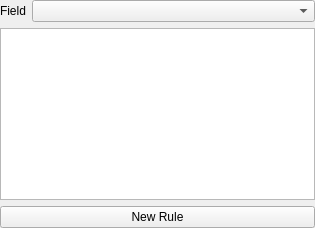
<?xml version="1.0" encoding="UTF-8"?>
<ui version="4.0">
 <class>QgsFieldConditionalWidget</class>
 <widget class="QWidget" name="QgsFieldConditionalWidget">
  <property name="geometry">
   <rect>
    <x>0</x>
    <y>0</y>
    <width>297</width>
    <height>228</height>
   </rect>
  </property>
  <property name="windowTitle">
   <string>Form</string>
  </property>
  <layout class="QVBoxLayout" name="verticalLayout">
   <property name="margin">
    <number>0</number>
   </property>
   <item>
    <widget class="QStackedWidget" name="pages">
     <property name="currentIndex">
      <number>0</number>
     </property>
     <widget class="QWidget" name="page">
      <layout class="QGridLayout" name="gridLayout">
       <property name="margin">
        <number>0</number>
       </property>
       <item row="0" column="0">
        <widget class="QLabel" name="label_2">
         <property name="sizePolicy">
          <sizepolicy hsizetype="Maximum" vsizetype="Maximum">
           <horstretch>0</horstretch>
           <verstretch>0</verstretch>
          </sizepolicy>
         </property>
         <property name="text">
          <string>Field</string>
         </property>
        </widget>
       </item>
       <item row="1" column="0" colspan="2">
        <widget class="QListView" name="listView">
         <property name="editTriggers">
          <set>QAbstractItemView::NoEditTriggers</set>
         </property>
        </widget>
       </item>
       <item row="0" column="1">
        <widget class="QgsFieldComboBox" name="mFieldCombo"/>
       </item>
       <item row="2" column="0" colspan="2">
        <widget class="QPushButton" name="mNewButton">
         <property name="text">
          <string>New Rule</string>
         </property>
        </widget>
       </item>
      </layout>
     </widget>
     <widget class="QWidget" name="page_2">
      <layout class="QFormLayout" name="formLayout">
       <property name="fieldGrowthPolicy">
        <enum>QFormLayout::AllNonFixedFieldsGrow</enum>
       </property>
       <item row="0" column="0">
        <widget class="QLabel" name="label">
         <property name="text">
          <string>Rule</string>
         </property>
        </widget>
       </item>
       <item row="0" column="1">
        <widget class="QLineEdit" name="mRuleEdit"/>
       </item>
       <item row="2" column="1">
        <spacer name="verticalSpacer">
         <property name="orientation">
          <enum>Qt::Vertical</enum>
         </property>
         <property name="sizeType">
          <enum>QSizePolicy::Expanding</enum>
         </property>
         <property name="sizeHint" stdset="0">
          <size>
           <width>20</width>
           <height>40</height>
          </size>
         </property>
        </spacer>
       </item>
       <item row="1" column="1">
        <layout class="QGridLayout" name="gridLayout_2">
         <item row="1" column="1">
          <widget class="QPushButton" name="pushButton_7">
           <property name="styleSheet">
            <string notr="true">color: rgb(170, 64, 75);</string>
           </property>
           <property name="text">
            <string>abc - 123</string>
           </property>
           <property name="checkable">
            <bool>true</bool>
           </property>
           <property name="fontColor" stdset="0">
            <color>
             <red>188</red>
             <green>54</green>
             <blue>49</blue>
            </color>
           </property>
           <attribute name="buttonGroup">
            <string notr="true">mDefaultButtons</string>
           </attribute>
          </widget>
         </item>
         <item row="0" column="2">
          <widget class="QPushButton" name="mDefault3">
           <property name="styleSheet">
            <string notr="true">background-color: rgb(240, 204, 146);
color: rgb(209, 166, 57);</string>
           </property>
           <property name="text">
            <string>abc - 123</string>
           </property>
           <property name="checkable">
            <bool>true</bool>
           </property>
           <property name="backColor" stdset="0">
            <color>
             <red>241</red>
             <green>186</green>
             <blue>118</blue>
            </color>
           </property>
           <property name="fontColor" stdset="0">
            <color>
             <red>207</red>
             <green>141</green>
             <blue>61</blue>
            </color>
           </property>
           <attribute name="buttonGroup">
            <string notr="true">mDefaultButtons</string>
           </attribute>
          </widget>
         </item>
         <item row="1" column="2">
          <widget class="QPushButton" name="pushButton_8">
           <property name="styleSheet">
            <string notr="true">color: rgb(209, 166, 57);</string>
           </property>
           <property name="text">
            <string>abc - 123</string>
           </property>
           <property name="checkable">
            <bool>true</bool>
           </property>
           <property name="fontColor" stdset="0">
            <color>
             <red>207</red>
             <green>141</green>
             <blue>61</blue>
            </color>
           </property>
           <attribute name="buttonGroup">
            <string notr="true">mDefaultButtons</string>
           </attribute>
          </widget>
         </item>
         <item row="1" column="0">
          <widget class="QPushButton" name="pushButton_3">
           <property name="styleSheet">
            <string notr="true">color: rgb(98, 136, 78);</string>
           </property>
           <property name="text">
            <string>abc - 123</string>
           </property>
           <property name="checkable">
            <bool>true</bool>
           </property>
           <property name="fontColor" stdset="0">
            <color>
             <red>80</red>
             <green>157</green>
             <blue>52</blue>
            </color>
           </property>
           <attribute name="buttonGroup">
            <string notr="true">mDefaultButtons</string>
           </attribute>
          </widget>
         </item>
         <item row="0" column="0">
          <widget class="QPushButton" name="mDefault1">
           <property name="styleSheet">
            <string notr="true">background-color: rgb(208, 255, 187);
color: rgb(98, 136, 78);</string>
           </property>
           <property name="text">
            <string>abc - 123</string>
           </property>
           <property name="checkable">
            <bool>true</bool>
           </property>
           <property name="backColor" stdset="0">
            <color>
             <red>154</red>
             <green>216</green>
             <blue>113</blue>
            </color>
           </property>
           <property name="fontColor" stdset="0">
            <color>
             <red>80</red>
             <green>157</green>
             <blue>52</blue>
            </color>
           </property>
           <attribute name="buttonGroup">
            <string notr="true">mDefaultButtons</string>
           </attribute>
          </widget>
         </item>
         <item row="0" column="1">
          <widget class="QPushButton" name="mDefault2">
           <property name="styleSheet">
            <string notr="true">background-color: rgb(255, 167, 151);
color: rgb(170, 64, 75);</string>
           </property>
           <property name="text">
            <string>abc - 123</string>
           </property>
           <property name="checkable">
            <bool>true</bool>
           </property>
           <property name="backColor" stdset="0">
            <color>
             <red>255</red>
             <green>130</green>
             <blue>130</blue>
            </color>
           </property>
           <property name="fontColor" stdset="0">
            <color>
             <red>188</red>
             <green>54</green>
             <blue>49</blue>
            </color>
           </property>
           <attribute name="buttonGroup">
            <string notr="true">mDefaultButtons</string>
           </attribute>
          </widget>
         </item>
        </layout>
       </item>
       <item row="1" column="0">
        <widget class="QLabel" name="label_3">
         <property name="text">
          <string>Format</string>
         </property>
        </widget>
       </item>
       <item row="3" column="1">
        <layout class="QHBoxLayout" name="horizontalLayout_2">
         <item>
          <widget class="QPushButton" name="mSaveRule">
           <property name="text">
            <string>Done</string>
           </property>
          </widget>
         </item>
         <item>
          <widget class="QPushButton" name="mCancelButton">
           <property name="text">
            <string>Cancel</string>
           </property>
          </widget>
         </item>
        </layout>
       </item>
      </layout>
     </widget>
    </widget>
   </item>
  </layout>
 </widget>
 <customwidgets>
  <customwidget>
   <class>QgsFieldComboBox</class>
   <extends>QComboBox</extends>
   <header>qgsfieldcombobox.h</header>
  </customwidget>
 </customwidgets>
 <resources/>
 <connections/>
 <buttongroups>
  <buttongroup name="mDefaultButtons"/>
 </buttongroups>
</ui>
